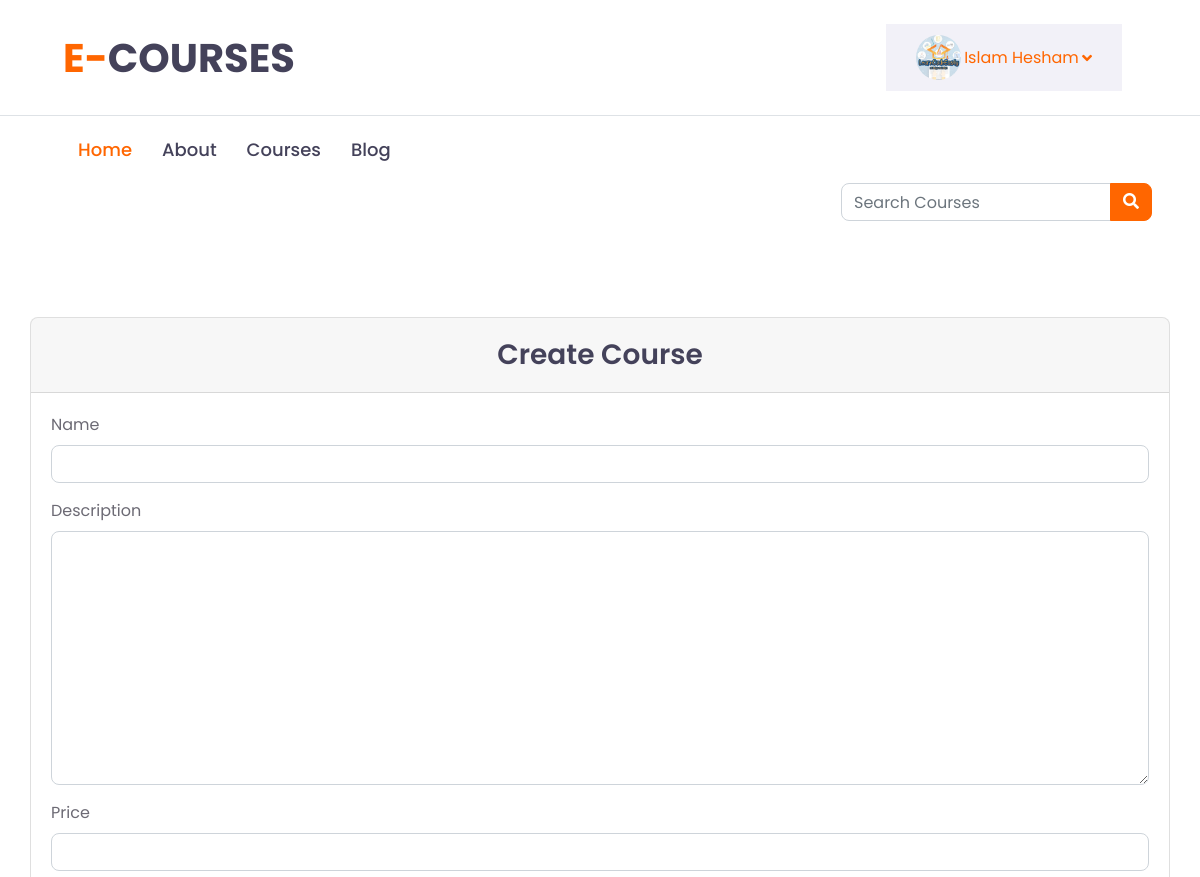
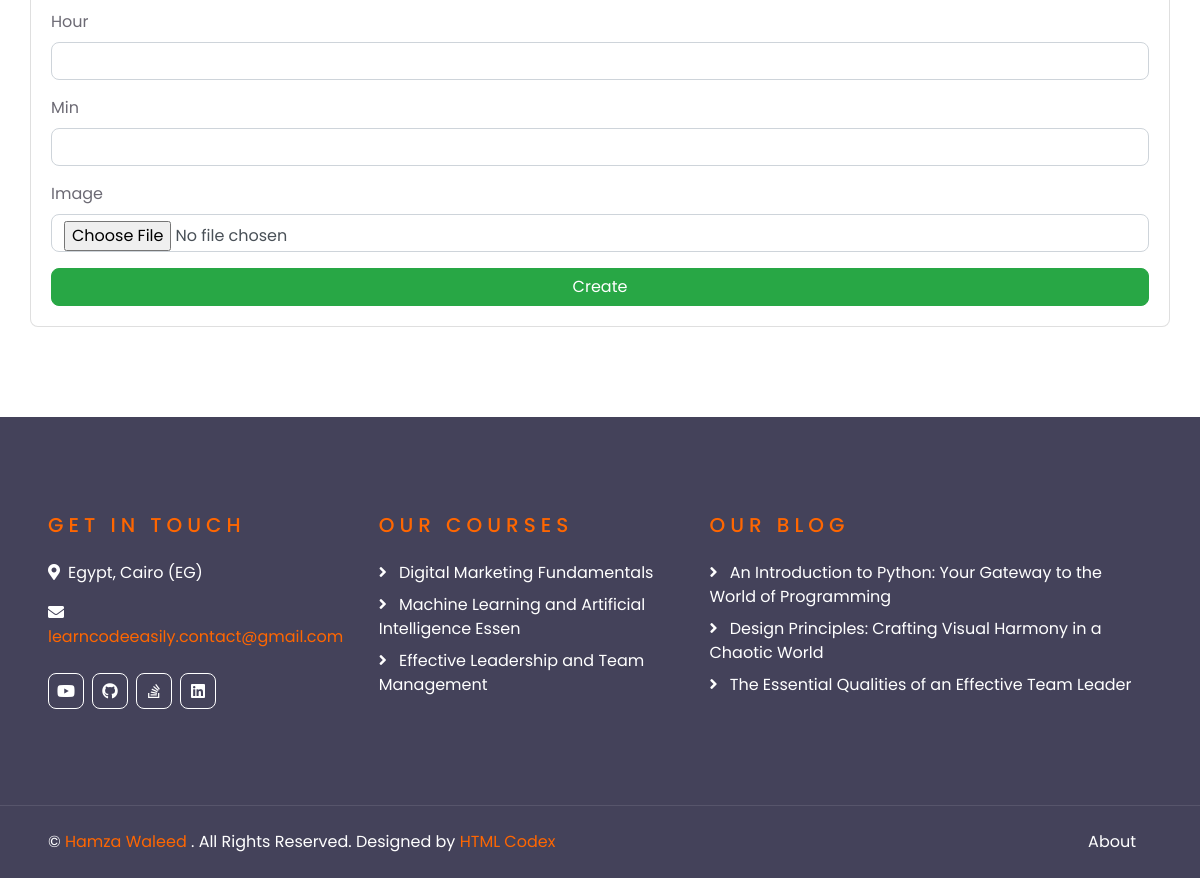
/course/create/ (signed in), run on the app's committed database (2 pictures, top to bottom).
### academy_courses/models.py (models this page shows, shortened)
class Urls(models.Model):
    title = models.CharField(max_length=30, default="My Urls")
    icon = models.CharField(
        default='Select an icon',
        choices=SOCIAL_MEDIA_ICONS,
        max_length=100
    )
    url = models.URLField()

class Course(models.Model):
    name = models.CharField(max_length=50)
    description = models.TextField(max_length=5000)
    price = models.FloatField()
    hour = models.IntegerField()
    min = models.IntegerField()
    image = models.ImageField()
    created_at = models.DateTimeField(auto_now_add=True)
    updated_at = models.DateTimeField(auto_now=True)

### academy_blog/models.py (models this page shows, shortened)
class Article(models.Model):
    cover_image = models.ImageField()
    category = models.ForeignKey(Category, on_delete=models.PROTECT)
    title = models.CharField(max_length=100)
    subject = HTMLField(max_length=10000)
    created_at = models.DateTimeField(auto_now_add=True)
    updated_at = models.DateTimeField(auto_now=True)

### academy_courses/views.py (the view)
# urls.py: path('course/create/', views.CourseCreateView.as_view(), name='course_create'),
class CourseCreateView(LoginRequiredMixin, CreateView):
    model = Course
    form_class = CourseForm
    template_name = 'course/create.html'
    success_url = reverse_lazy('course')

### academy_courses/forms.py
class CourseForm(forms.ModelForm):
    class Meta:
        model = Course
        fields = ['name', 'description', 'price', 'hour', 'min', 'image']
        widgets = {
            'name': forms.TextInput(),
            'description': forms.Textarea(),
        }
    def __init__(self, *args, **kwargs):
        super().__init__(*args, **kwargs)
        for field in iter(self.fields):
            self.fields[field].widget.attrs.update({
                'class': 'form-control'
        })

### academy_courses/custom_context_proccessor.py (called while the page is built)
def slider_footer(request):
    course = Course.objects.all()[:20]
    opinion = Opinion.objects.all()
    url = Urls.objects.all()
    article = Article.objects.all()[:20]
    return {
        'courses': course,
        'opinions': opinion,
        'urls': url,
        'arts': article
    }

def category(request):
    cat = Category.objects.all()
    latest_article = Article.objects.order_by('-created_at')[:10]
    return {
        'cats': cat,
        'la_ar': latest_article,
    }

def slider_image(request):
    image = Slider.objects.first()
    return {
        'slide': image,
    }

### academy_courses/templates/course/create.html (shortened to what this page needs)
{% extends 'base.html' %}
{% load i18n %}
{% block content %}
    <div class="container">
        <div class="row justify-content-md-center">
            <div class="card col-md-12 px-0">
                <div class="card-header text-center">
                    <h3 class="mb-0 py-2">{% trans 'Create Course' %}</h3>
                </div>
                <div class="card-body">
                    <form method="post" enctype="multipart/form-data">
                        {% for field in form %}
                            <div class="mb-3">
                                <label class="form-label">{{ field.label }}</label>
                                {{ field }}
                            </div>
                        {% endfor %}
                        <div class="d-grid gap-2">
                            <button type="submit" class="btn btn-success btn-block">
                                {% translate 'Create' %}
                            </button>
                        </div>
                    </form>
                </div>
            </div>
        </div>
    </div>
{% endblock content %}

### academy_courses/templates/partials/header.html (shortened to what this page needs)
{% load i18n %}
{% load static %}
<div class="container-fluid d-none d-lg-block">
    <div class="row align-items-center py-4 px-xl-5">
        <div class="col-lg-3">
            <a href="/" class="text-decoration-none">
                <h1 class="m-0"><span class="text-primary">{% trans 'E-' %}</span>{% trans 'COURSES' %}</h1>
            </a>
        </div>
        {% if user.is_authenticated %}
            <div class="col-lg-9 d-flex align-items-center justify-content-end">
                <div class="col-lg-4 d-none d-lg-block">
                    <a class="d-flex align-items-center justify-content-between bg-secondary w-100 text-decoration-none" data-toggle="collapse" href="#navbar-vertical" style="height: 67px; padding: 0 30px;">
                        <input type="image" id="myimage"  style="height:45px;width:45px;border-radius: 50%;" src="{{ user.profile.profile_image.url }}" />
                        <p class="text-primary m-0">
                            {{ user.first_name }}  {{ user.last_name }}
                        </p>
                        <i class="fa fa-angle-down text-primary"></i>
                    </a>
                </div>
            </div>
        {% else %}
            <div class="col-lg-9 d-flex align-items-center justify-content-end">
                <a class="btn btn-dark py-2 px-4 d-none d-lg-block" href="{% url 'register' %}">{% trans 'Join Now' %}</a>
                <a class="btn btn-outline-primary py-2 px-4 ml-2 d-none d-lg-block" href="{% url 'login' %}">{% trans 'Login' %}</a>
            </div>
        {% endif %}
    </div>
</div>
<div class="container-fluid">
    <div class="row border-top px-xl-5">
        <div class="col-lg-9">
            <nav class="navbar navbar-expand-lg bg-light navbar-light py-3 py-lg-0 px-0">
                <div class="collapse navbar-collapse justify-content-between" id="navbarCollapse">
                    <div class="navbar-nav py-0">
                        <a href="/" class="nav-item nav-link active"> {% trans 'Home' %} </a>
                        <a href="{% url 'about' %}" class="nav-item nav-link"> {% trans 'About' %} </a>
                        <a href="{% url 'course' %}" class="nav-item nav-link"> {% trans 'Courses' %} </a>
                        <a href="{% url 'article_view' %}" class="nav-item nav-link"> {% trans 'Blog' %} </a>
                    </div>
                </div>
            </nav>
        </div>
        <form action="{% url 'course' %}" class="form-inline ml-auto px-lg-0">
            <div class="input-group">
                <input
                    value="{{ request.GET.query }}"
                    name="query"
                    type="text"
                    class="form-control"
                    style="width: 270px;"
                    placeholder="{% translate 'Search Courses' %}"
                />
                <div class="input-group-append">
                    <button class="btn btn-primary" type="submit">
                        <i class="fa fa-search"></i>
                    </button>
                </div>
            </div>
        </form>
    </div>
</div>

### academy_courses/templates/partials/footer.html
{% load i18n %}
<div class="container-fluid bg-dark text-white py-5 px-sm-3 px-lg-5" style="margin-top: 90px;">
    <div class="row pt-5">
        <div class="col-lg-7 col-md-12">
            <div class="row">
                <div class="col-md-6 mb-5">
                    <h5 class="text-primary text-uppercase mb-4" style="letter-spacing: 5px;">{% trans 'Get In Touch' %}</h5>
                    <p><i class="fa fa-map-marker-alt mr-2"></i>{% trans 'Egypt, Cairo (EG)' %}</p>
                    <p><i class="fa fa-envelope mr-2"></i><a href="javascript:openmail();">learncodeeasily.contact@gmail.com</a></p>
                    <div class="d-flex justify-content-start mt-4">
                        {% for url in urls %}
                            <a class="btn btn-outline-light btn-square mr-2" href="{{ url.url }}"><i class="fab {{ url.icon }}"></i></a>
                        {% endfor %}
                    </div>
                </div>
                <div class="col-md-6 mb-5">
                    <h5 class="text-primary text-uppercase mb-4" style="letter-spacing: 5px;">{% trans 'Our Courses' %}</h5>
                    <div class="d-flex flex-column justify-content-start">
                        {% for course in courses %}
                            <a class="text-white mb-2" href="{% url 'course_list' course.id %}"><i class="fa fa-angle-right mr-2"></i> {{ course.name }} </a>
                        {% endfor %}
                    </div>
                </div>
            </div>
        </div>
        <div class="col-lg-5 col-md-12 mb-5">
            <h5 class="text-primary text-uppercase mb-4" style="letter-spacing: 5px;">{% trans 'Our Blog' %}</h5>
            <div class="d-flex flex-column justify-content-start">
                {% for art in arts %}
                    <a class="text-white mb-2" href="{% url 'article_detail' art.id %}"><i class="fa fa-angle-right mr-2"></i> {{ art.title }} </a>
                {% endfor %}
            </div>
        </div>
    </div>
</div>
<div class="container-fluid bg-dark text-white border-top py-4 px-sm-3 px-md-5" style="border-color: rgba(256, 256, 256, .1) !important;">
    <div class="row">
        <div class="col-lg-6 text-center text-md-left mb-3 mb-md-0">
            <p class="m-0 text-white">&copy; <a href="/">{% trans 'Hamza Waleed' %}</a> {% trans '. All Rights Reserved. Designed by' %}<a href="https://htmlcodex.com"> HTML Codex</a>
            </p>
        </div>
        <div class="col-lg-6 text-center text-md-right">
            <ul class="nav d-inline-flex">
                <li class="nav-item">
                    <a class="nav-link text-white py-0" href="{% url 'about' %}">{% trans 'About' %}</a>
                </li>
            </ul>
        </div>
    </div>
</div>

### data on the page
Course: name "Digital Marketing Fundamentals"
Course: name "Machine Learning and Artificial Intelligence Essen"
Course: name "Effective Leadership and Team Management"
Article: title "An Introduction to Python: Your Gateway to the World of Programming"
Article: title "Design Principles: Crafting Visual Harmony in a Chaotic World"
Article: title "The Essential Qualities of an Effective Team Leader"

### other printed values
{{ user.first_name }} "Islam"
{{ user.last_name }} "Hesham"
{{ field.label }} "Name" "Description" "Price" "Hour" "Min" "Image"
